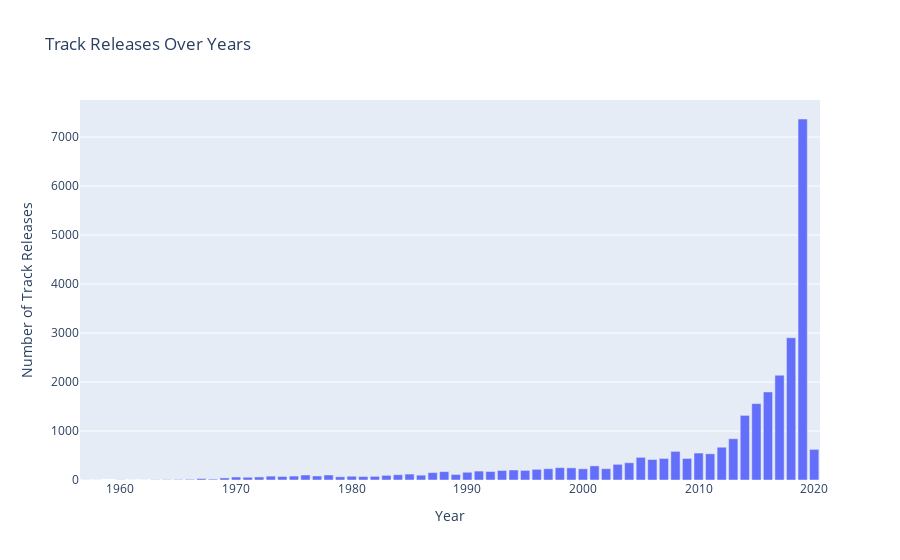

Notebook code cell kept with this figure:
### Markdown cell above
**Observing track releases over years**

### Code cell
df['track album release date'] = pd.to_datetime(df['track album release date'])

# Extracting year from the release date
df['release_year'] = df['track album release date'].dt.year

# Counting the number of track releases per year
yearly_track_counts = df['release_year'].value_counts().reset_index()
yearly_track_counts.columns = ['Year', 'Number of Track Releases']

# Creating a bar chart to display track releases over years
fig = px.bar(yearly_track_counts, x='Year', y='Number of Track Releases', 
             title='Track Releases Over Years', labels={'Number of Track Releases': 'Number of Releases'})
fig.update_xaxes(title='Year')
fig.update_yaxes(title='Number of Track Releases')

fig.show()

### Figure 1 — Plotly figure (JSON) as saved in the notebook; plotly's stock layout.template omitted (floating-point values rounded to 4 significant figures)
{"data": [{"alignmentgroup": "True", "hovertemplate": "Year=%{x}<br>Number of Releases=%{y}<extra></extra>", "legendgroup": "", "marker": {"color": "#636efa", "pattern": {"shape": ""}}, "name": "", "offsetgroup": "", "orientation": "v", "showlegend": false, "textposition": "auto", "type": "bar", "x": [2019, 2018, 2017, 2016, 2015, 2014, 2013, 2012, 2020, 2008, 2010, 2011, 2005, 2009, 2007, 2006, 2004, 2003, 2001, 1998, 1999, 2002, 1997, 2000, 1996, 1994, 1995, 1993, 1991, 1992, 1988, 1990, 1987, 1985, 1989, 1984, 1978, 1976, 1986, 1983, 1977, 1975, 1973, 1980, 1982, 1974, 1981, 1979, 1972, 1970, 1971, 1969, 1967, 1968, 1966, 1965, 1964, 1963, 1960, 1957, 1962, 1958, 1961], "xaxis": "x", "y": [7368, 2903, 2139, 1798, 1559, 1319, 842, 669, 625, 584, 550, 535, 462, 440, 440, 418, 352, 320, 288, 252, 248, 231, 230, 229, 218, 204, 196, 194, 182, 173, 171, 158, 151, 121, 113, 108, 102, 102, 99, 95, 82, 80, 79, 77, 74, 72, 71, 66, 62, 61, 56, 42, 29, 17, 13, 10, 7, 5, 4, 2, 1, 1, 1], "yaxis": "y"}], "layout": {"barmode": "relative", "legend": {"tracegroupgap": 0}, "title": {"text": "Track Releases Over Years"}, "xaxis": {"anchor": "y", "domain": [0, 1], "title": {"text": "Year"}}, "yaxis": {"anchor": "x", "domain": [0, 1], "title": {"text": "Number of Track Releases"}}}}
